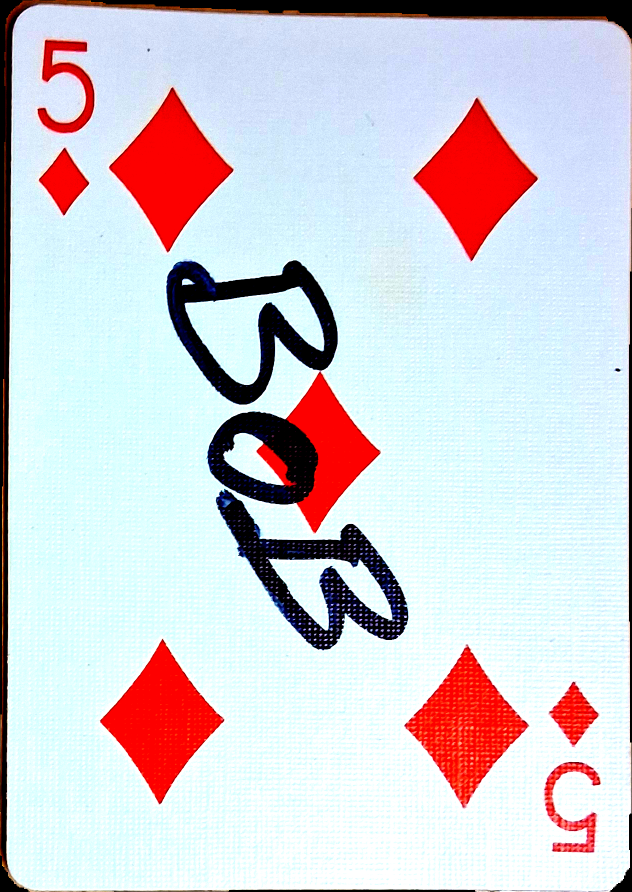
#> input picture signed_card.PNG, 1264 x 1784 px (shown at 1/2 size)
$ python -i extract.py   (imports and definitions only)
#> lines starting #> are read from the running program, lines starting #| are printed output that depends on the picture; after the words box and inside, x2 and y2 are one past the last pixel; in counts of white or black regions, pixels touching at a corner belong together
from pathlib import Path

import cv2
import numpy as np


BASE_DIR = Path(__file__).resolve().parent
CARD_LABEL = "5_of_diamonds"
OUTPUT_DIR = BASE_DIR / "output"
OUTPUT_PATH = OUTPUT_DIR / "extracted_signature.png"
ALIGNED_OUTPUT_PATH = OUTPUT_DIR / "aligned_signed_card.png"
DEBUG_BOX_PATH = OUTPUT_DIR / "signature_edit_box.png"
SEARCH_BOX = {
    "x1": 0.20,
    "y1": 0.20,
    "x2": 0.80,
    "y2": 0.80,
}
INK_LIMITS = {
    "max_gray": 150,
    "min_difference": 18,
    "min_alpha": 32,
    "min_component_pixels": 400,
    "padding_x": 0.05,
    "padding_y": 0.07,
    "guide_dilate": 19,
    "darken_strength": 0.58,
}


def resolve_existing_path(*candidates: str) -> Path:
    for candidate in candidates:
        path = BASE_DIR / candidate
        if path.exists():
            return path
    raise FileNotFoundError(f"Could not find any of: {', '.join(candidates)}")


SIGNED_CARD_PATH = resolve_existing_path("signed_card.png", "signed_card.PNG")
# [1 line that did not run here, left out]
#> further down, picture is the input picture: shape (1784, 1264, 3); mean B, G, R 211.4, 205.2, 210.5


def build_red_mask(image: np.ndarray) -> np.ndarray:
    hsv = cv2.cvtColor(image, cv2.COLOR_BGR2HSV)
#> hsv: shape (1784, 1264, 3); mean H, S, V 73.9, 51.4, 234.1
    lower_red_1 = np.array([0, 70, 50], dtype=np.uint8)
    upper_red_1 = np.array([10, 255, 255], dtype=np.uint8)
    lower_red_2 = np.array([170, 70, 50], dtype=np.uint8)
    upper_red_2 = np.array([180, 255, 255], dtype=np.uint8)

    mask_1 = cv2.inRange(hsv, lower_red_1, upper_red_1)
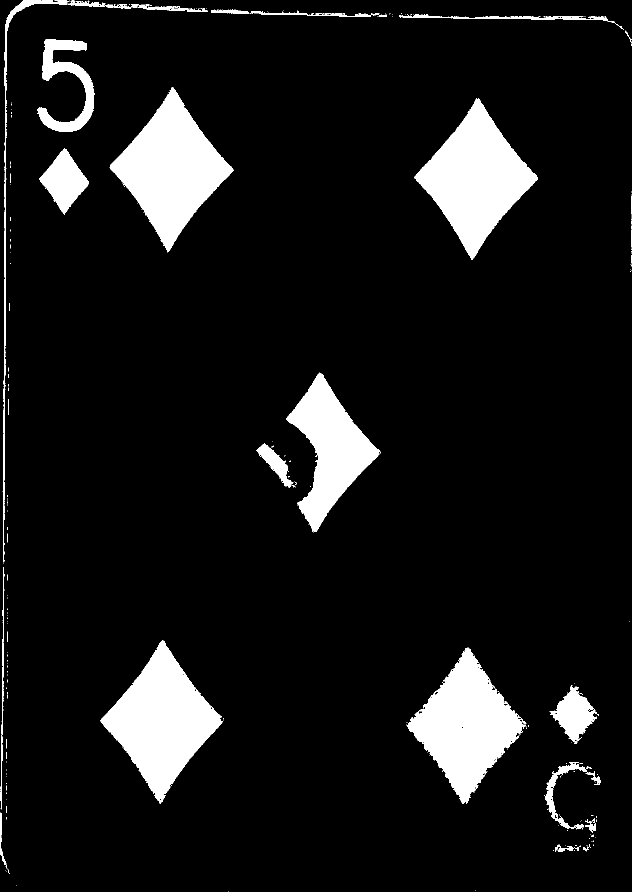
#> mask_1: shape (1784, 1264) (shown at 1/2 size); 9.3% white; 286 white regions (257 under 20 px), largest, box (x1, y1, x2, y2) and area: (219, 174, 467, 503) 37744, (201, 1280, 447, 1607) 37402, (829, 196, 1076, 520) 37171
    mask_2 = cv2.inRange(hsv, lower_red_2, upper_red_2)
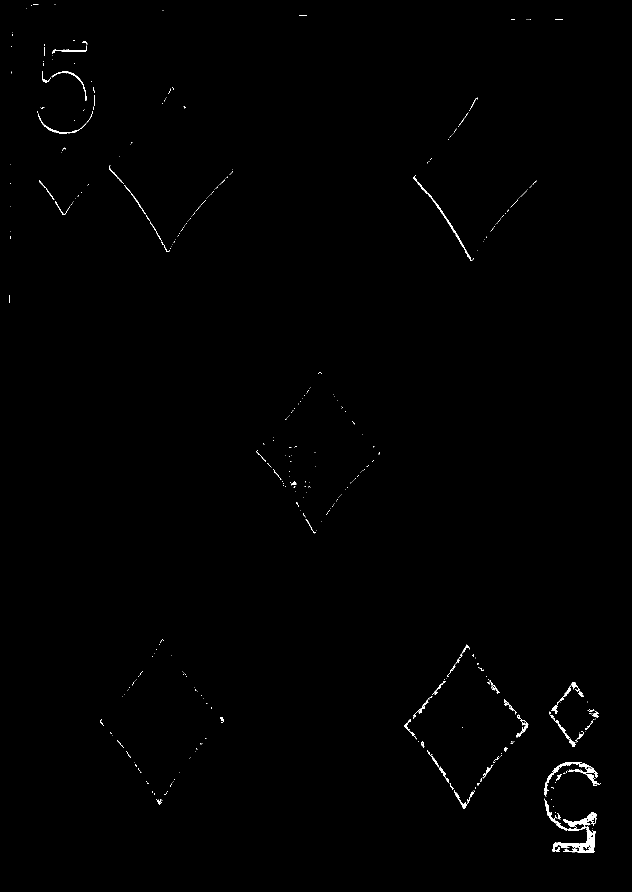
#> mask_2: shape (1784, 1264) (shown at 1/2 size); 0.48% white; 450 white regions (395 under 20 px), largest, box (x1, y1, x2, y2) and area: (1090, 1602, 1194, 1705) 2844, (1088, 1524, 1198, 1593) 1196, (826, 350, 948, 522) 628
    mask = cv2.bitwise_or(mask_1, mask_2)
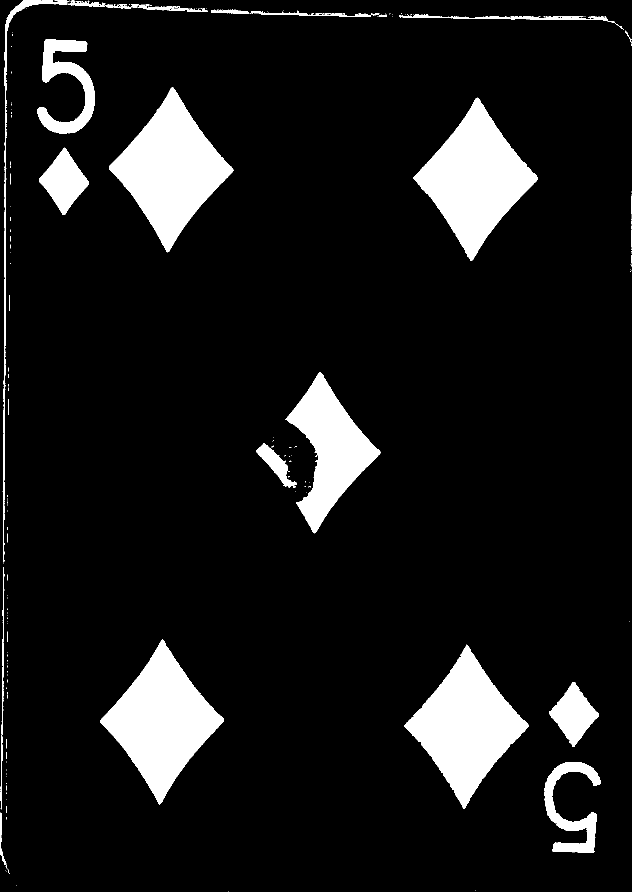
#> mask: shape (1784, 1264) (shown at 1/2 size); 9.8% white; 212 white regions (187 under 20 px), largest, box (x1, y1, x2, y2) and area: (218, 174, 467, 505) 38299, (826, 195, 1076, 522) 38002, (200, 1278, 448, 1609) 37757

    kernel = np.ones((3, 3), np.uint8)
    return cv2.morphologyEx(mask, cv2.MORPH_CLOSE, kernel)
#> returned value: shape (1784, 1264); 9.8% white; 107 white regions (84 under 20 px), largest, box (x1, y1, x2, y2) and area: (218, 174, 467, 505) 38318, (826, 195, 1076, 522) 38023, (200, 1278, 448, 1609) 37762


# [14 lines left out: functions rotate_image, normalize_processing_image, not called in this run]


def find_red_landmarks(image: np.ndarray, max_points: int = 5) -> np.ndarray:
    mask = build_red_mask(image)
    component_count, _, stats, centroids = cv2.connectedComponentsWithStats(mask, connectivity=8)
#> component_count = 108; stats = 108 rows, first 6: [0, 0, 1264, 1784, 2033212], [5, 0, 411, 1127, 6078], [53, 17, 1, 1, 1], [393, 16, 1, 1, 1], [412, 16, 1, 1, 1], [422, 18, 352, 16, 1826]; centroids = 108 pairs, first value 3.8 to 1263, second value 16 to 1782.5

    points = []
    for component_index in range(1, component_count):
        area = int(stats[component_index, cv2.CC_STAT_AREA])
        if area < 2500:
            continue
        cx, cy = centroids[component_index]
        points.append((area, float(cx), float(cy)))
#> this loop made 107 passes
#> area on passes 5, 10, 13, 14, 27, 29, 39, 44, 47: 1826, 2092, 35, 76, 22, 281, 32, 32, 2402
#> (area, cx, cy) on passes 1, 17, 20, 21, 25, 41: (6078, 105.7, 268.9), (8923, 132.6, 168), (38318, 341.2, 338), (38023, 950.2, 356.9), (6840, 127.8, 362.2), (25654, 659.4, 897.7)
#> after the loop, points = [(6078, 105.7, 268.9), (8923, 132.6, 168), (38318, 341.2, 338), (38023, 950.2, 356.9), (6840, 127.8, 362.2), (25654, 659.4, 897.7), (37762, 323, 1442.2), (37473, 932.2, 1452), (6453, 1147.2, 1428.3), (7541, 1143.2, 1617.8)]

    points.sort(key=lambda item: item[0], reverse=True)
    top_points = np.array([[x, y] for _, x, y in points[:max_points]], dtype=np.float32)
#> top_points = [[341.2, 338], [950.2, 356.9], [323, 1442.2], [932.2, 1452], [659.4, 897.7]]
    if len(top_points) < max_points:
        return np.empty((0, 2), dtype=np.float32)

    return top_points[np.lexsort((top_points[:, 0], top_points[:, 1]))]


# [252 lines left out: functions build_outer_diamond_exclusion_mask, estimate_landmark_alignment, align_to_blank, _compute_signature_alpha, _refine_signature_layer, extract_signature, not called in this run]


# [3 lines not run here, left out]

>>> import cv2
>>> picture = cv2.imread('signed_card.PNG')
>>> result = find_red_landmarks(picture)
#> result = [[341.2, 338], [950.2, 356.9], [659.4, 897.7], [323, 1442.2], [932.2, 1452]]
